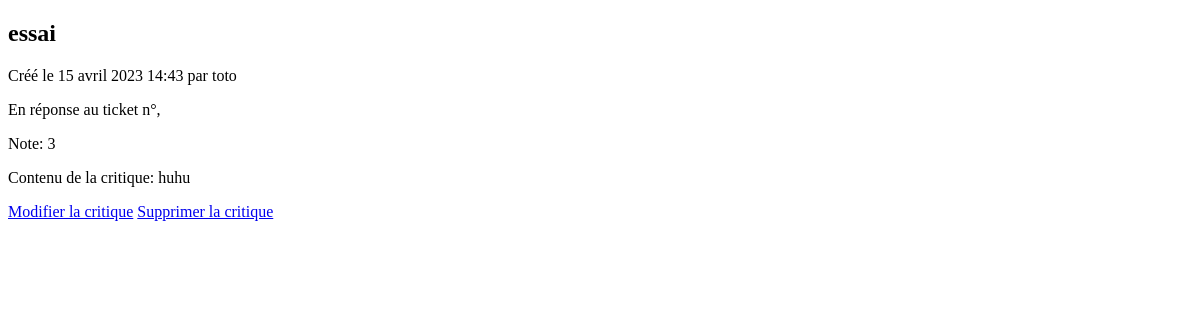
Page /review/2/ on the earlier database version.
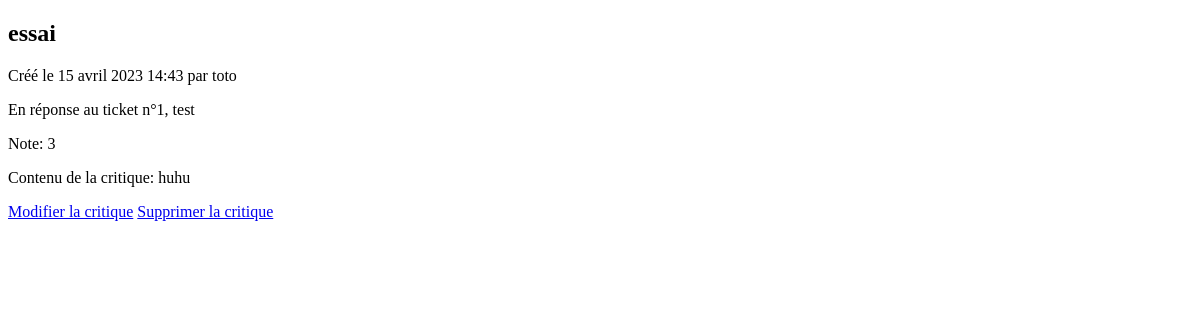
Same page on the later database version.
### review/models.py (models this page shows)
class Review(models.Model):
    ticket = models.ForeignKey(to=Ticket, on_delete=models.CASCADE)
    rating = models.PositiveSmallIntegerField(
        validators=[MinValueValidator(0), MaxValueValidator(5)])
    headline = models.CharField(max_length=128)
    body = models.CharField(max_length=8192, blank=True)
    user = models.ForeignKey(
        to=settings.AUTH_USER_MODEL, on_delete=models.CASCADE)
    time_created = models.DateTimeField(auto_now_add=True)

class Ticket(models.Model):
    title = models.CharField(max_length=128)
    description = models.TextField(max_length=2048, blank=True)
    user = models.ForeignKey(to=settings.AUTH_USER_MODEL, on_delete=models.CASCADE)
    image = models.ImageField(null=True, blank=True)
    time_created = models.DateTimeField(auto_now_add=True)

### authentication/models.py (models this page shows)
class User(AbstractBaseUser):
    username = models.CharField(max_length=150, unique=True)
    objects = UserManager()
    USERNAME_FIELD = 'username'

### review/views.py (the view)
# urls.py: path("review/<int:review_id>/", review.views.ReviewView.as_view(), name="review-detail"),
class ReviewView(View):
    def get(self, request, review_id):
        review = get_object_or_404(models.Review, id=review_id)
        return render(request,
                      "review/review_detail.html",
                      {"review": review})

### review/templates/review/review_detail.html (shortened to what this page needs)
<!DOCTYPE html>
<html lang="fr">
<head>
</head>
<body>
<section>
    <h2>{{ review.headline }}</h2>
    <p>Créé le {{ review.time_created }} par {{ review.user.username }}</p>
    <div>
        <p>En réponse au ticket n°{{ review.ticket.id }}, {{ review.ticket.title }}</p>
        <p>Note: {{ review.rating }}</p>
        <p>Contenu de la critique: {{ review.body }}</p>
        <a href="{% url 'update-review' review.id %}">Modifier la critique</a>
        <a href="{% url 'delete-review' review.id %}">Supprimer la critique</a>
    </div>
</section>
</body>
</html>

Differences in the rows shown:
changed Review "essai": ticket.id (not shown) → "1"; ticket (not shown) → "test"
